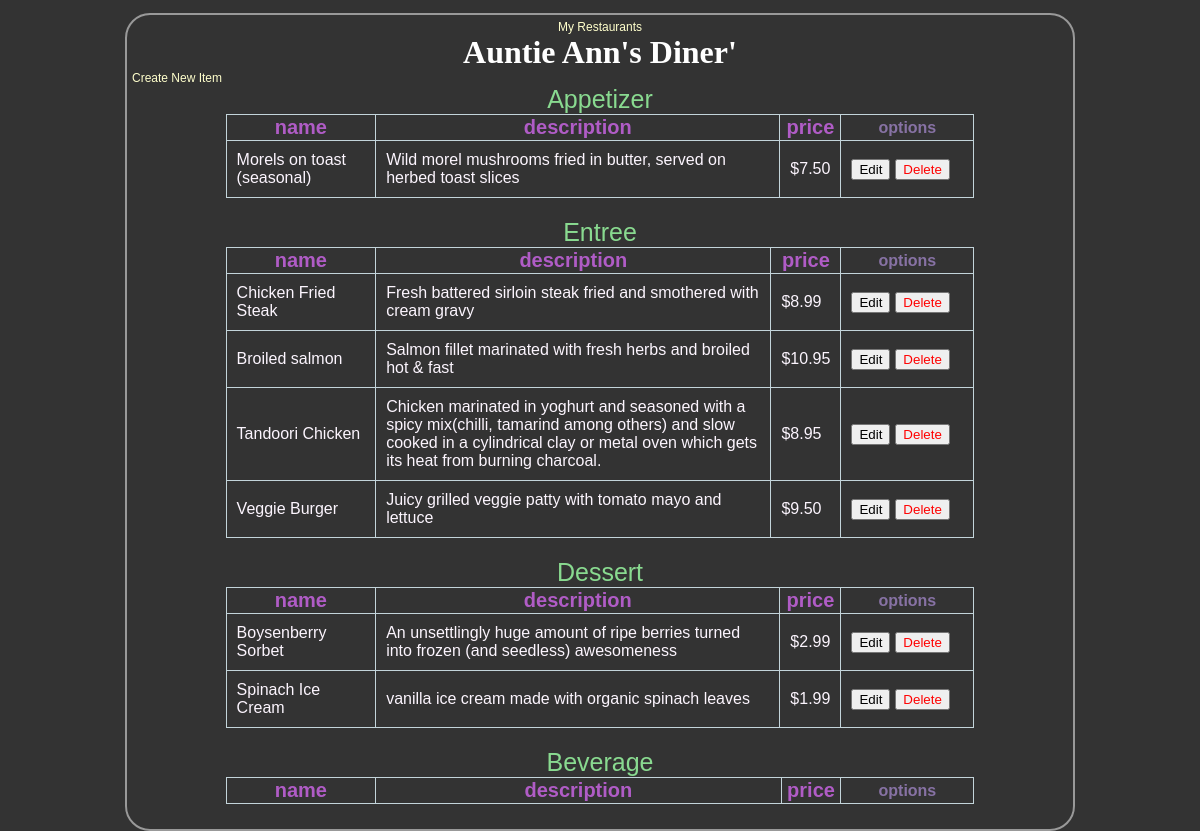
/restaurants/7/menu/, run on the app's committed database.
### database_setup.py (models this page shows, shortened)
class Restaurant(Base):
    __tablename__ = 'restaurant'
    id = Column(Integer, primary_key=True)
    name = Column(String(250), nullable=False)

class MenuItem(Base):
    __tablename__ = 'menu_item'
    name = Column(String(80), nullable=False)
    id = Column(Integer, primary_key=True)
    description = Column(String(250))
    price = Column(String(8),nullable=False)
    course = Column(String(250))
    restaurant_id = Column(Integer, ForeignKey('restaurant.id'))
    restaurant = relationship(Restaurant)

### finalProject.py (the view)
@app.route('/restaurants/<int:restaurant_id>/')
@app.route('/restaurants/<int:restaurant_id>/menu/<string:hilightFlag>')
@app.route('/restaurants/<int:restaurant_id>/menu/')
def restaurantMenu(restaurant_id,hilightFlag="None"):
    restaurant = session.query(Restaurant).filter_by(id=restaurant_id).one()
    items = session.query(MenuItem).filter_by(restaurant_id=restaurant_id)
    return render_template(
        'menu.html',hilightFlag=hilightFlag ,restaurant=restaurant, items=items, restaurant_id=restaurant_id,tableheaders=tableheaders)

### templates/menu.html (shortened to what this page needs)
<html>
<head>
	<link rel=stylesheet type=text/css href="{{ url_for('static', filename='style.css') }}">
	</head>
<body>
<div class = 'pane'>
		<div class = 'header'>
		<a href="{{url_for('restaurants')}}">My Restaurants</a>
		<h1>{{ restaurant.name }}</h1>
	    </div>
	<a href = '{{url_for('newMenuItem', restaurant_id = restaurant.id) }}'>Create New Item</a>
    <div calss="tables">
    {%for header in tableheaders%}
    	<table>
    		<caption class="main-header">{{header}}</caption>
    		<th class="col1">name</th>
    		<th class="col2">description</th>
    		<th class="col3">price</th>
    		<th class="options">options</th>
    		{% for item in items %}
            {% if item.course==header %}
            {% if item.name==hilightFlag %}
            <tr id="hilight">
            {% else %}
            <tr>
            {% endif %}
                <td>{{item.name}}</td>
                <td>{{item.description}}</td>
                <td>{{item.price}}</td>
                <td><button onclick="location.href='{{url_for('editMenuItem',restaurant_id=restaurant.id,menu_id=item.id)}}'">Edit</button><button color='red' onclick="location.href='{{url_for('deleteMenuItem',restaurant_id=restaurant.id,menu_id=item.id)}}'"><font color="red">Delete</font></button></td>
            </tr>
            {% endif %}
            {% endfor %}
        </table>
    {%endfor %}
    </div>
</div>
</body>
</html>

### static/style.css (style rules this page uses)
body { font-family: sans-serif;background-color: #333333; }
h1, h2, h3, h4 { color: #FFFFFF; }
h1, h2 { font-family: 'Georgia', serif; margin: 0; }
table,td,th { border:1px solid #C3D4DA;border-collapse: collapse; }
table { width:80%;margin-left: 10%;margin-right: 10%;margin-bottom: 20px }
.main-header { font-size: 25px ;color: #89DA90; }
.col1 ,.col2,.col3 { font-size: 20px ;color:#B05CC6; }
.col1 { width: 20% }
.col3 { width:8%; }
.options { width:130px;color:#8772A4; }
td { color:#FCF5FE;padding:10px }
button { margin-right: 5px; }
a { text-decoration: none; color:#FFFFCC; font-size: .75em; }
.pane { position:absolute;right:10%; left:10%; border: 2px solid; border-radius: 25px; padding: 5px; margin: 5px; border-color: #999999; background-color: #333333 }
.header { left:50%; text-align: center; }

### data on the page
Restaurant: name "Auntie Ann's Diner'"
MenuItem: name "Morels on toast (seasonal)", description "Wild morel mushrooms fried in butter, served on herbed toast slices", price "$7.50"
MenuItem: name "Chicken Fried Steak", description "Fresh battered sirloin steak fried and smothered with cream gravy", price "$8.99"
MenuItem: name "Broiled salmon", description "Salmon fillet marinated with fresh herbs and broiled hot & fast", price "$10.95"
MenuItem: name "Tandoori Chicken", description "Chicken marinated in yoghurt and seasoned with a spicy mix(chilli, tamarind among others) and slow cooked in a cylindrical clay or metal oven which gets its heat from burning charcoal.", price "$8.95"
MenuItem: name "Veggie Burger", description "Juicy grilled veggie patty with tomato mayo and lettuce", price "$9.50"
MenuItem: name "Boysenberry Sorbet", description "An unsettlingly huge amount of ripe berries turned into frozen (and seedless) awesomeness", price "$2.99"
MenuItem: name "Spinach Ice Cream", description "vanilla ice cream made with organic spinach leaves", price "$1.99"

### other printed values
{{ header }} "Appetizer" "Entree" "Dessert" "Beverage"
